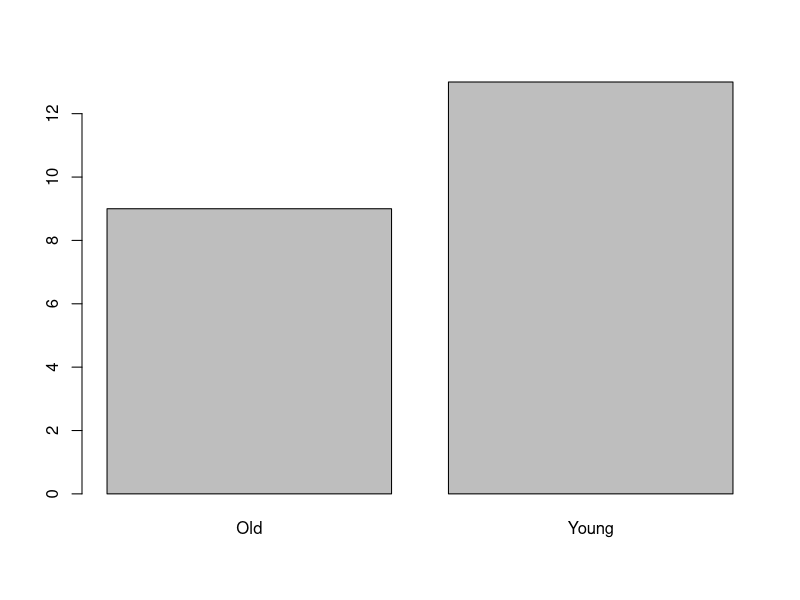
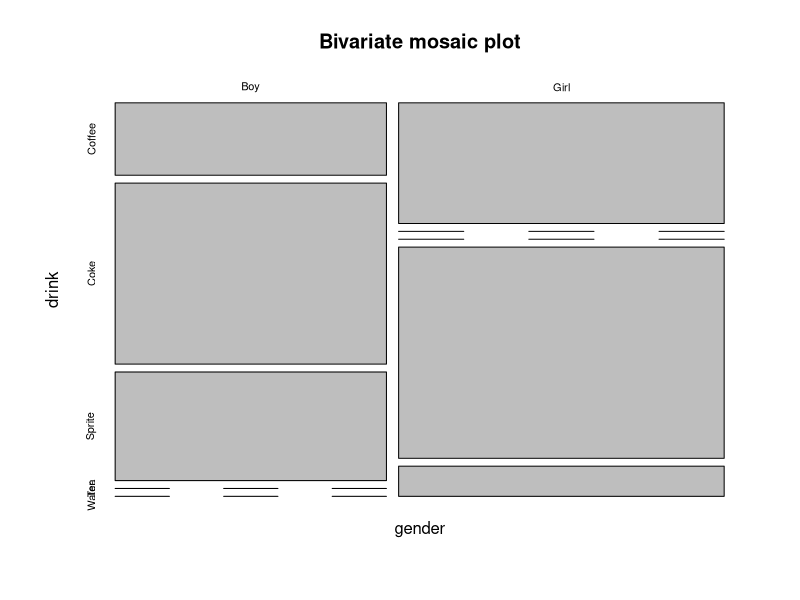
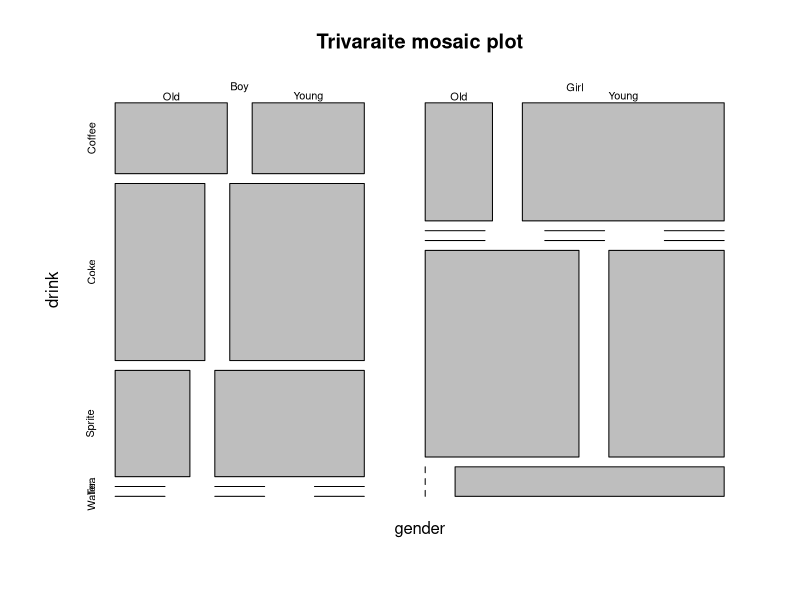
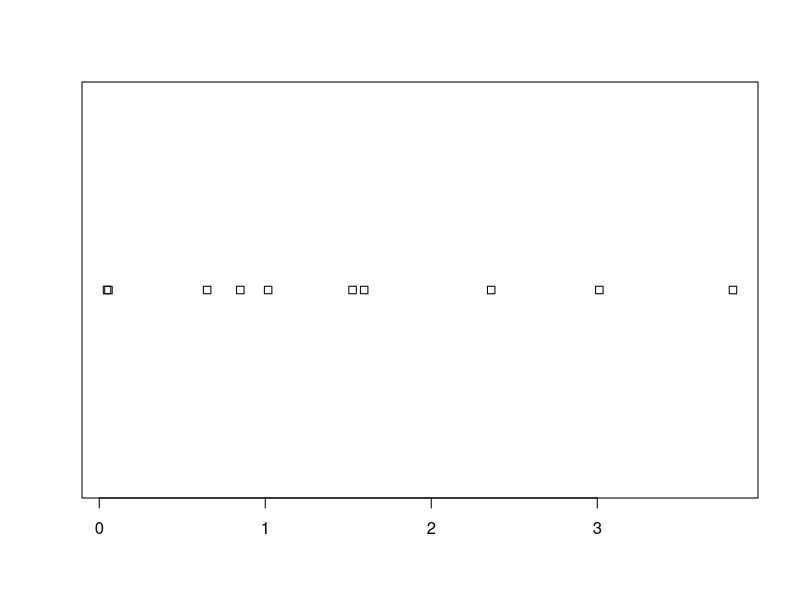
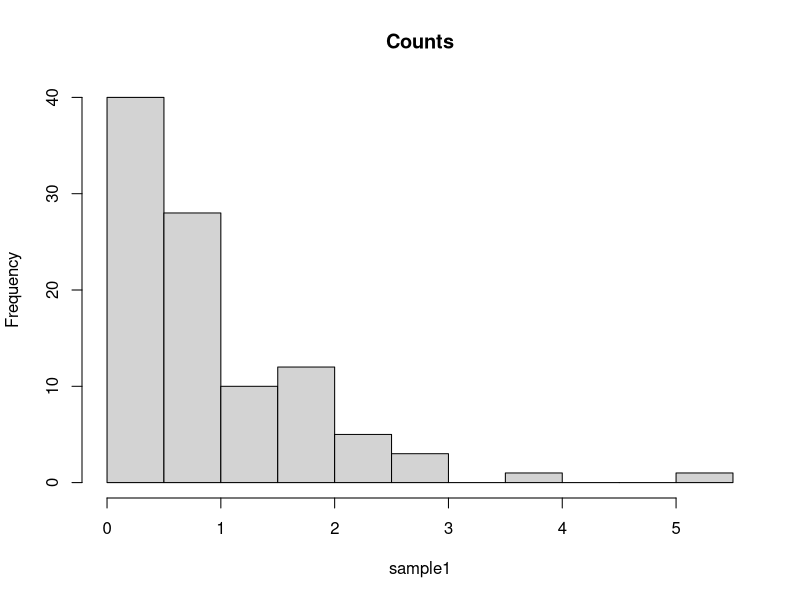
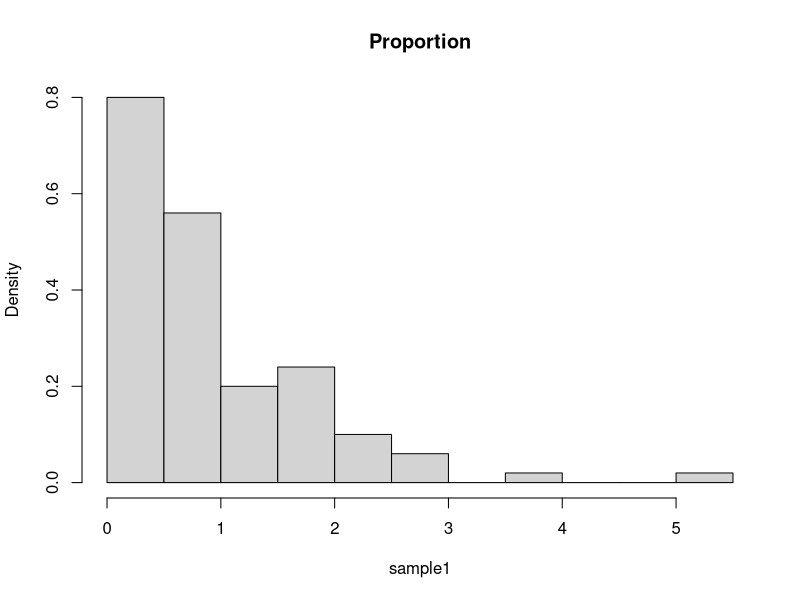
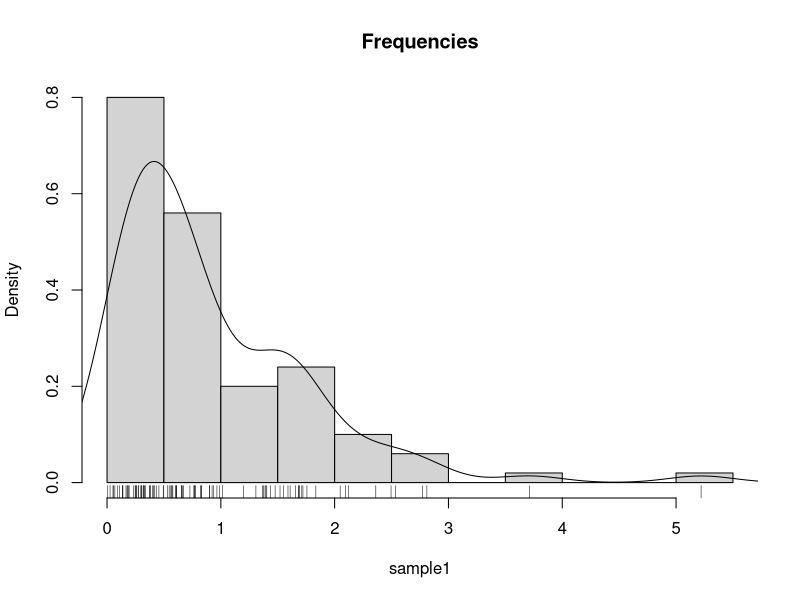
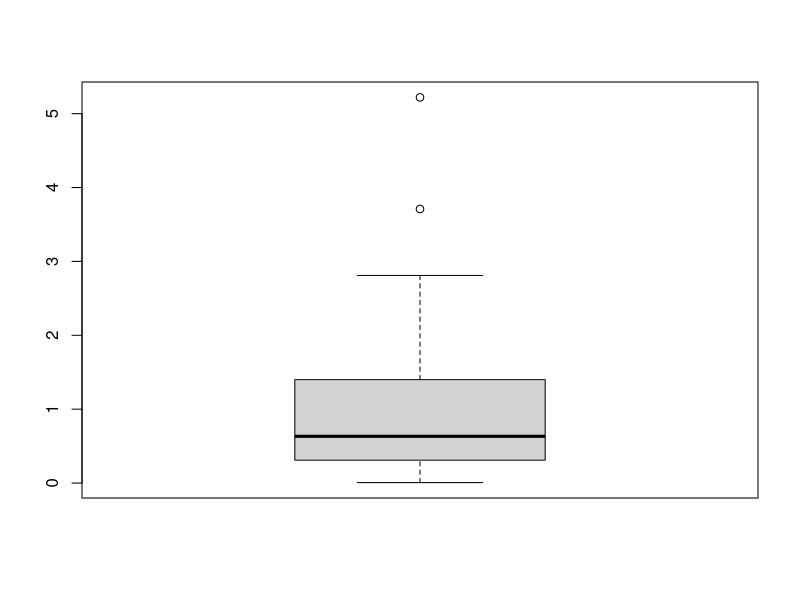

Generate these figures, in order, with R:
## ---- chunk 1
# Make some data
gender <- c(rep('Boy', 10), rep('Girl', 12))
drink <- c(rep('Coke', 5), rep('Sprite', 3), rep('Coffee', 6), rep('Tea', 7), rep('Water', 1))  
age <-  sample(c('Young', 'Old'), size = length(gender), replace = TRUE)
# Count frequencies
table(gender)
table(drink)
table(age)
## ---- chunk 2
prop.table(table(gender))
## ---- chunk 3
library(magrittr)
cbind(gender, drink) %>% head # bind vectors into matrix and inspect
table1 <- table(gender, drink) # count frequencies of bivariate combinations
table1										
## ---- chunk 4
table2.1 <- table(gender, drink, age) # A machine readable table. 
table2.1
table.2.2 <- ftable(gender, drink, age) # A human readable table.
table.2.2
## ---- chunk 5
prop.table(table1, margin = 1)
prop.table(table1, margin = 2)
## ---- chunk 6
x <- rexp(100) # generate some random data
mean(x) # simple mean
median(x) # median
mean(x, trim = 0.2) # alpha trimmed mean with alpha=0.2
## ---- chunk 7
sd(x) # standard deviation
mad(x) # MAD
IQR(x) # IQR
## ---- chunk 8
yule <- function(x){
  numerator <- 0.5 * (quantile(x,0.75) + quantile(x,0.25))-median(x) 
  denominator <- 0.5* IQR(x)
  c(numerator/denominator, use.names=FALSE)
}
yule(x)
## ---- chunk 9
barplot(table(age))
## ---- chunk 10
plot(table1, main='Bivariate mosaic plot')
## ---- chunk 11
plot(table2.1, main='Trivaraite mosaic plot')
## ---- chunk 12
sample1 <- rexp(10) 							
stripchart(sample1)
## ---- chunk 13
sample1 <- rexp(100) 							
hist(sample1, freq=T, main='Counts')      	
## ---- chunk 14
hist(sample1, freq=F, main='Proportion') 	
## ---- chunk 15
hist(sample1, freq=F, main='Frequencies') 	
lines(density(sample1))                   	
rug(sample1)
## ---- chunk 16
boxplot(sample1)	
## ---- chunk 17
n <- 20
x1 <- rexp(n)
x2 <- 2* x1 + 4 + rexp(n)
plot(x2~x1)
## ---- chunk 18
library(hexbin) # load required library
n <- 2e5
x1 <- rexp(n)
x2 <- 2* x1 + 4 + rnorm(n)
plot(hexbin(x = x1, y = x2))
## ---- chunk 19
covariance <- cov(longley) # The covariance of the longley dataset
correlations <- cor(longley) # The correlations of the longley dataset
lattice::levelplot(correlations)
